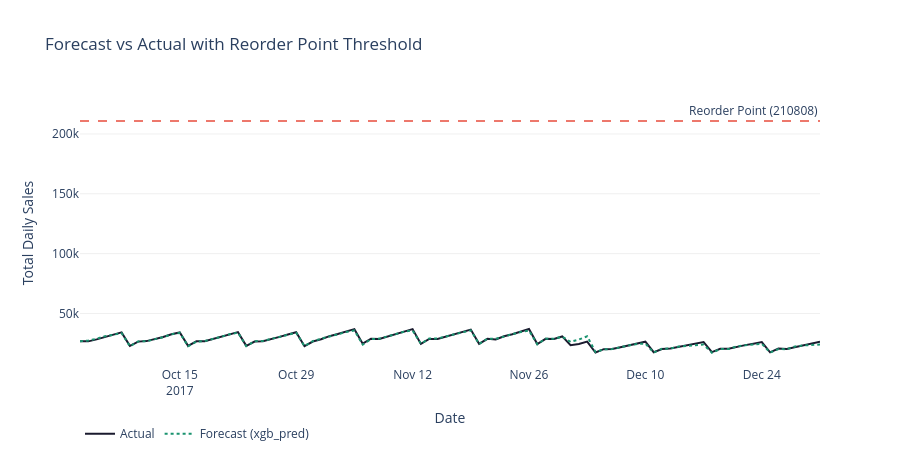

The cell this chart's notebook holds for it:
### Code cell
# Cell 10 — Forecast vs Actual with Stockout Threshold
daily_avg    = demand.groupby('date')['sales'].sum().reset_index()
overall_avg  = daily_avg['sales'].mean()
overall_std  = daily_avg['sales'].std()
rop_overall  = overall_avg * LEAD_TIME + Z_SCORE * overall_std * np.sqrt(LEAD_TIME)

fig = go.Figure()
fig.add_trace(go.Scatter(
    x=forecast['date'], y=forecast['sales'],
    name='Actual', line=dict(color='#1a1a2e', width=2)))
fig.add_trace(go.Scatter(
    x=forecast['date'], y=forecast['best_forecast'],
    name=f'Forecast ({best_col})', line=dict(color='#1a936f', width=2, dash='dot')))
fig.add_hline(
    y=rop_overall, line_dash='dash', line_color='#e74c3c', line_width=1.5,
    annotation_text=f'Reorder Point ({rop_overall:.0f})',
    annotation_position='top right')

fig.update_layout(
    title='Forecast vs Actual with Reorder Point Threshold',
    xaxis_title='Date', yaxis_title='Total Daily Sales',
    height=460, plot_bgcolor='white', paper_bgcolor='white',
    xaxis=dict(showgrid=False), yaxis=dict(gridcolor='#f0f0f0'),
    legend=dict(orientation='h', y=-0.2)
)
fig.show()
